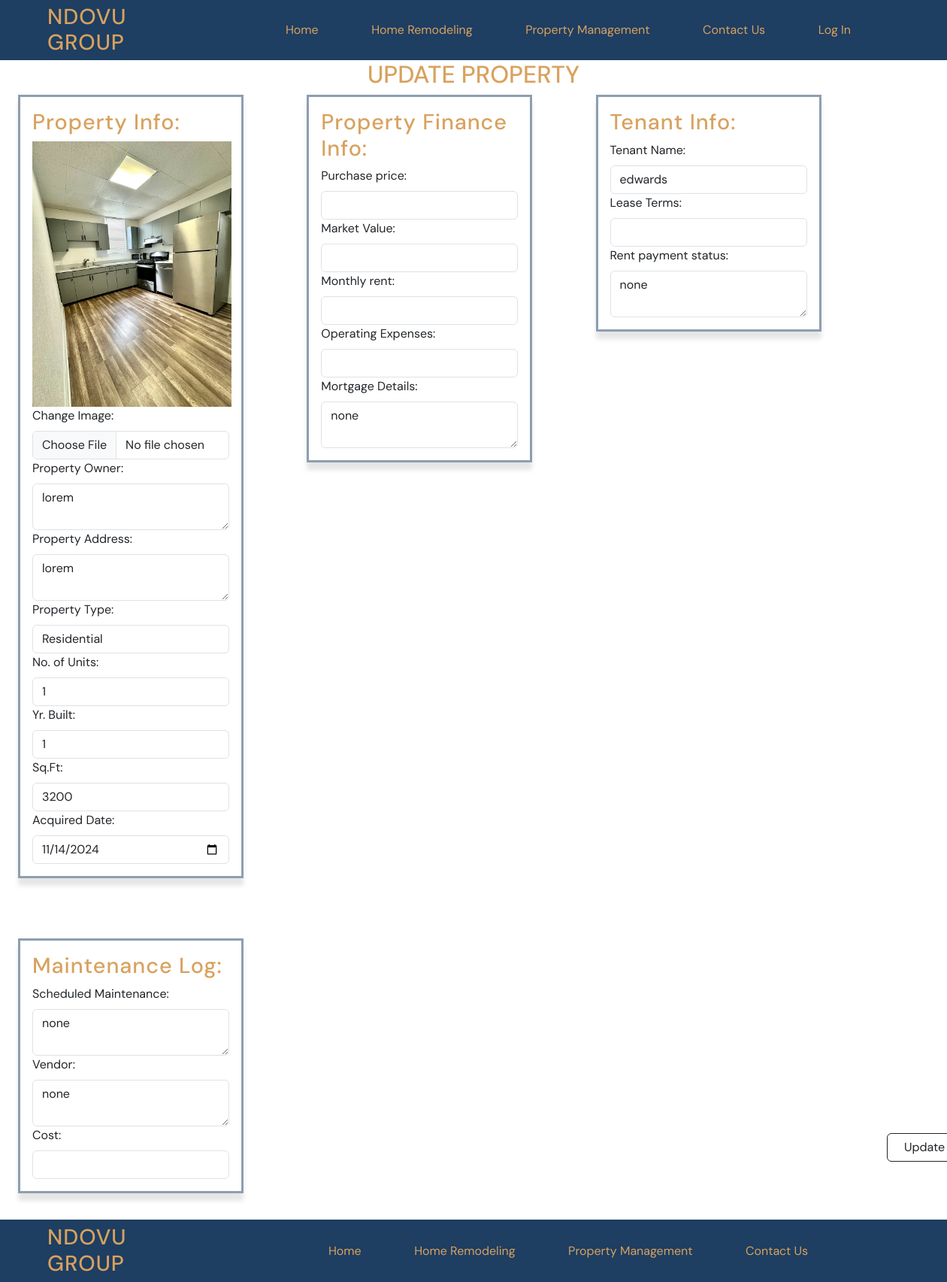
Page /property/27/update_property/ on the committed database.
### property/models.py (models this page shows, shortened)
class PropertyManagement(models.Model):
    property_owner = models.CharField(max_length=128)
    image = models.ImageField(upload_to="static/img")
    address = models.CharField(max_length=200)
    property_type = models.CharField(max_length=50)
    number_of_units = models.CharField(max_length=10)
    year_built = models.TextField()
    square_footage = models.CharField(max_length=10)
    acquired_date = models.DateField()

class PropertyFinance(models.Model):
    purchase_price = MoneyField(max_digits=14, decimal_places=2, default_currency='USD')
    market_value = MoneyField(max_digits=14, decimal_places=2, default_currency='USD')
    monthly_rent = MoneyField(max_digits=14, decimal_places=2, default_currency='USD')
    operating_expenses = MoneyField(max_digits=14, decimal_places=2, default_currency='USD')
    mortgage_details = models.TextField()
    property = models.ForeignKey(PropertyManagement, null=True, blank=True, on_delete=models.CASCADE)

class PropertyTenantInfo(models.Model):
    name = models.CharField(max_length=128)
    lease_terms = models.CharField(max_length=50)
    rent_payment_status = models.CharField(max_length=10)
    property = models.ForeignKey(PropertyManagement, null=True, blank=True, on_delete=models.CASCADE)

class PropertyMaintenanceInfo(models.Model):
    scheduled_maintenance = models.CharField(max_length=128)
    vendor = models.CharField(max_length=50)
    cost = MoneyField(max_digits=14, decimal_places=2, default_currency='USD')
    property = models.ForeignKey(PropertyManagement, null=True, blank=True, on_delete=models.CASCADE)

### property/views.py (the view)
# urls.py: path("<int:pk>/update_property/", views.PropertyUpdateDetailView.as_view(), name="property_update"),
class PropertyUpdateDetailView(DetailView):
        template_name = "property/property_update.html"
        model = PropertyManagement
        def get_context_data(self, **kwargs): # this function will pull up a detail list when you click on update button on property list page
                context = super().get_context_data(**kwargs)
                property = self.object
                finance = PropertyFinance.objects.filter(property=property).first()
                context["propertyfinance"] = finance
                tenant =  PropertyTenantInfo.objects.filter(property=property).first()
                context["propertytenantinfo"] = tenant
                maintenance = PropertyMaintenanceInfo.objects.filter(property=property).first()
                context["propertymaintenanceinfo"] = maintenance
                return context

### templates/property/property_update.html (shortened to what this page needs)
{% extends 'base.html' %}{% load static %}
{% block content %}
<div class="project-section center-row">
    <form method="POST" action="{% url 'save_changes' %}" enctype="multipart/form-data">
        <h1>Update Property</h1>
        <section class="property-form">
                <div>
                    <h2> Property Info:</h2>
                    {% if propertymanagement.image %}
                    <img src="{{ propertymanagement.image.url }}" alt="house" width="265px" />
                    {% endif %}
                    <label class="form-label">Change Image:</label>
                    <input type="file" class="form-control" name="image" value="{{ propertymanagement.image }}" />
                </div>
                <div>
                    <label class="form-label">Property Owner:</label>
                    <textarea class="form-control" name="property_owner">{{ propertymanagement.property_owner }}</textarea>
                </div>
                <div>
                    <label class="form-label">Property Address:</label>
                    <textarea class="form-control" name="address">{{ propertymanagement.address }}</textarea>
                </div>
                <div>
                    <label class="form-label">Property Type:</label>
                    <input list="typelistOptions" class="form-control" name="property_type"
                        value="{{ propertymanagement.property_type }}">
                </div>
                <div>
                    <label class="form-label">No. of Units:</label>
                    <input type="number" class="form-control" name="number_of_units"
                        value="{{ propertymanagement.number_of_units }}">
                </div>
                <div>
                    <label class="form-label">Yr. Built:</label>
                    <input type="number" class="form-control" name="year_built"
                        value="{{ propertymanagement.year_built }}">
                </div>
                <div>
                    <label class="form-label">Sq.Ft:</label>
                    <input type="text" class="form-control" name="square_footage"
                        value="{{ propertymanagement.square_footage }}">
                </div>
                <div>
                    <label class="form-label">Acquired Date:</label>
                    <input type="date" class="form-control" name="acquired_date"
                        value="{{ propertymanagement.acquired_date |date:'Y-m-d'}}">
                </div>
            </section>
            <section class="property-form">
                <h2> Property Finance Info:</h2>
                <div>
                    <label class="form-label">Purchase price:</label>
                    <input type="number" class="form-control" name="purchase_price"
                        value="{{ propertyfinance.purchase_price.amount }}">
                </div>
                <div>
                    <label class="form-label">Market Value:</label>
                    <input type="number" class="form-control" name="market_value"
                        value="{{ propertyfinance.market_value.amount }}">
                </div>
                <div>
                    <label class="form-label">Monthly rent:</label>
                    <input type="number" class="form-control" name="monthly_rent"
                        value="{{ propertyfinance.monthly_rent.amount }}">
                </div>
                <div>
                    <label class="form-label">Operating Expenses:</label>
                    <input type="number" class="form-control" name="operating_expenses"
                        value="{{ propertyfinance.operating_expenses.amount }}">
                </div>
                <div>
                    <label class="form-label">Mortgage Details:</label>
                    <textarea class="form-control"
                        name="mortgage_details">{{ propertyfinance.mortgage_details }}</textarea>
                </div>
            </section>
            <section class="property-form">
                <h2> Tenant Info:</h2>
                <div>
                    <label class="form-label">Tenant Name:</label>
                    <input type="text" class="form-control" name="name" value="{{ propertytenantinfo.name }}">
                </div>
                <div>
                    <label class="form-label">Lease Terms:</label>
                    <input list="termslistOptions" class="form-control" name="lease_terms">
                </div>
                <div>
                    <label class="form-label">Rent payment status:</label>
                    <textarea class="form-control"
                        name="rent_payment_status">{{ propertytenantinfo.rent_payment_status }}</textarea>
                </div>
            </section>
            <section class="property-form">
                <h2> Maintenance Log:</h2>
                <div>
                    <label class="form-label">Scheduled Maintenance:</label>
                    <textarea class="form-control"
                        name="scheduled_maintenance">{{ propertymaintenanceinfo.scheduled_maintenance }}</textarea>
                </div>
                <div>
                    <label class="form-label">Vendor:</label>
                    <textarea class="form-control" name="vendor">{{ propertymaintenanceinfo.vendor }}</textarea>
                </div>
                <div>
                    <label class="form-label">Cost:</label>
                    <input type="number" class="form-control" name="cost" value="{{ propertymaintenanceinfo.cost.amount }}">
                </div>
            </section>
            <section>
            <div class="center row">
                <button type="submit" class="button btn btn-outline-dark">Update</button>
            </div>
            </section>
    </form>
</div>
{% endblock content %}

### static/css/base.css (style rules this page uses)
:root { --secondary-color-600: #d8a25e; --background-color: #fdfdfd; --surface-color: #1e3e62; --neutral-color:#2e2f30; --DM-font: "DM Sans", sans-serif; }
* { font-family: var(--DM-font); margin: 0; padding: 0; text-decoration: none; }
html { font-size: 16px; background-color: var(--background-color); }
h1 { color: var(--secondary-color-600); font-size: 2rem; text-transform: uppercase; text-align: center; }
h2 { color: var(--secondary-color-600); font-size: 1.8rem; letter-spacing: 0.06rem; }
.center-row { display: flex; justify-content: center; align-items: center; }

### static/css/section.css (style rules this page uses)
.property-form { width: 300px; display: inline-flex; flex-direction: column; align-items: top baseline; padding: 1rem; border: 3px solid rgba(30, 62, 98, 0.5); box-shadow: 0 10px 6px rgba(0, 0, 0, 0.1); margin-bottom: 5rem; margin-right: 3rem; margin-left: 2rem; }
.button { margin-left: 75rem; position: relative; top: -10rem; width: 100px; text-align: center; }

### rows in the picture
PropertyManagement: image (picture), property_owner "lorem", address "lorem", property_type "Residential", number_of_units "1", year_built "1", square_footage "3200", acquired_date "11/14/2024"
PropertyFinance: mortgage_details "none"
PropertyTenantInfo: name "edwards", rent_payment_status "none"
PropertyMaintenanceInfo: scheduled_maintenance "none", vendor "none"
